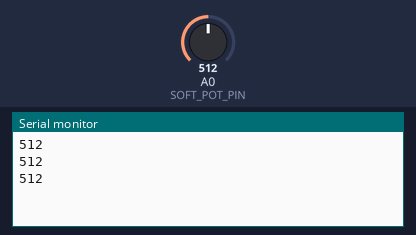
Recording of a sketch running on a simulated Arduino Uno, built with avr-gcc and run on an emulated ATmega328P. Shown: the last lines printed to the serial monitor. The test bench sets the inputs (shaded band); at power-on: A0 (SOFT_POT_PIN) = 512.

Above: at 1.3 s.
1.4 s: A0 (SOFT_POT_PIN) set to 716
At 1.9 s:
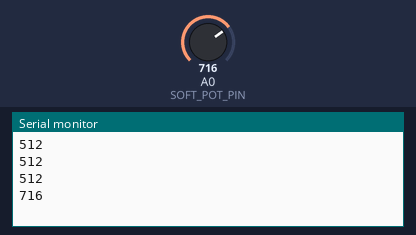
2.9 s: A0 (SOFT_POT_PIN) set to 900
At 3.4 s:
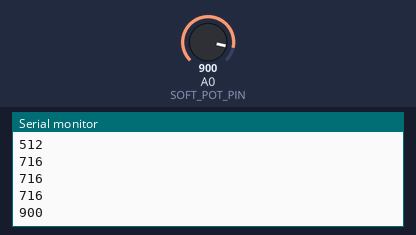
Timing chart, 0 to 5.9 s (numbered marks = the images above; inputs shaded):
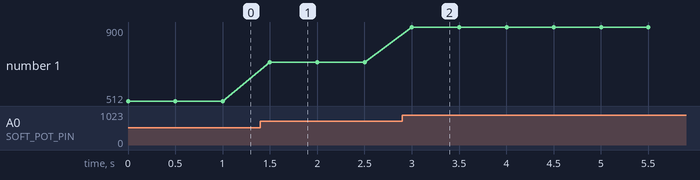

Measured:
- after the input at 1.4 s, the serial monitor: prints a new line after 0.10 s (image 1)
- after the input at 2.9 s, the serial monitor: prints a new line after 0.10 s (image 2)
- plotted number 1: 512 → 716 after the input at 1.4 s, 716 → 900 after the input at 2.9 s

The sketch:

SoftPotentioeter_test.ino
```cpp
const int SOFT_POT_PIN = A0; // Pin connected to softpot wiper

const int GRAPH_LENGTH = 40; // Length of line graph

void setup()
{
  Serial.begin(9600);
  pinMode(SOFT_POT_PIN, INPUT);
}

void loop()
{
  // Read in the soft pot's ADC value
  int softPotADC = analogRead(SOFT_POT_PIN);
  // Map the 0-1023 value to 0-40
//  int softPotPosition = map(softPotADC, 0, 1023, 0, GRAPH_LENGTH);

  // Print a line graph:
//  Serial.print("<"); // Starting end
//  for (int i=0; i<GRAPH_LENGTH; i++)
//  {
//    if (i == softPotPosition) Serial.print("|");
//    else Serial.print("-");
//  }
  Serial.println(String(softPotADC));

  delay(500);
}
```
